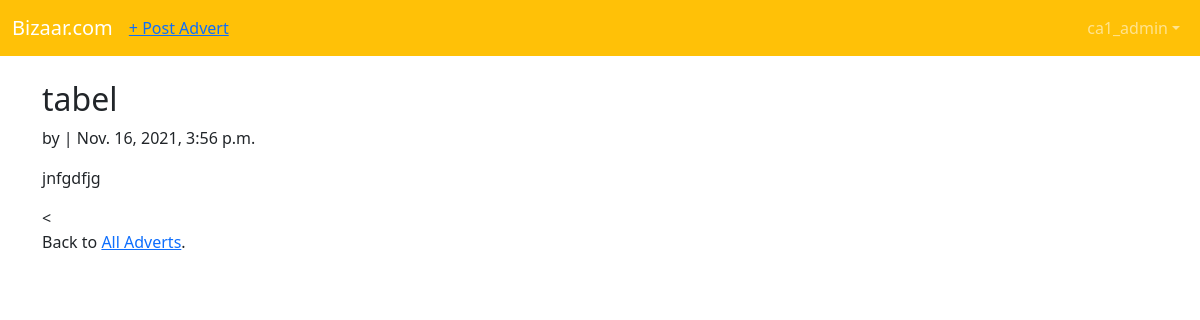
Screenshot of /adverts2 (signed in) with the database file from the repository.
### accounts/models.py (models this page shows)
class CustomUser(AbstractUser):
    location = models.CharField(max_length=255, null=True)

### adverts/models.py (models this page shows, shortened)
class Advert(models.Model):
    title = models.CharField(max_length=255)
    location = models.CharField(max_length=255)
    image = models.ImageField(upload_to='images', blank=True)
    body = models.TextField()
    date = models.DateTimeField(auto_now_add=True)
    price = models.FloatField(blank=False)
    seller = models.ForeignKey(
        get_user_model(),
        on_delete=models.CASCADE,
    )

### adverts/views.py (the view)
# urls.py: path('<int:pk>', AdvertDetailView.as_view(), name='advert_detail'),
class AdvertDetailView(DetailView):
    model = Advert
    template_name = "advert_detail.html"

### templates/advert_detail.html (shortened to what this page needs)
{% extends 'base.html' %}
{% load static %}
 {% block content %}
   <div class="advert-entry">
     <br>
    <h2>{{ object.title }}</h2>
    <p>by {{ object.author }} | {{ object.date }}</p>
    <p>{{ object.body }}</p>
   </div>
      <
  <p>Back to <a href="{% url 'advert_list' %}">All Adverts</a>.</p>
 {% endblock content %}

### templates/base.html (shortened to what this page needs)
{% load static %}
<!DOCTYPE html>
<html lang="en">
  <head>
   <link href="https://cdn.jsdelivr.net/npm/bootstrap@5.0.2/dist/css/bootstrap.min.css"  rel="stylesheet" integrity="sha384-
EVSTQN3/azprG1Anm3QDgpJLIm9Nao0Yz1ztcQTwFspd3yD65VohhpuuCOmLASjC">
  </head>
  <body>
    <nav class="navbar navbar-expand-lg navbar-dark bg-warning ">
      <div class="container-fluid">
        <a class="navbar-brand " href="{% url 'home' %}">Bizaar.com</a>
        {% if user.is_authenticated %}
          <a class="navbar_item" href="{% url 'advert_new' %}">+ Post Advert</a>
        {% endif %}
        <div class="collapse navbar-collapse" id="navbarSupportedContent">
          {% if user.is_authenticated %}
          <ul class="nav navbar-nav ms-auto">
            <li class="nav-item dropdown">
                <a href="#" class="nav-link dropdown-toggle" data-bs-toggle="dropdown">{{user.username}}</a>
            </li>
        </ul>
      {% endif %}
      </div>
    </nav>
    <div class="container">
          {% block content %}
          {% endblock content %}
    </div>
  </body>
</html>

### rows the page displays
CustomUser: username "ca1_admin"
Advert: title "tabel", date "Nov. 16, 2021, 3:56 p.m.", body "jnfgdfjg"
